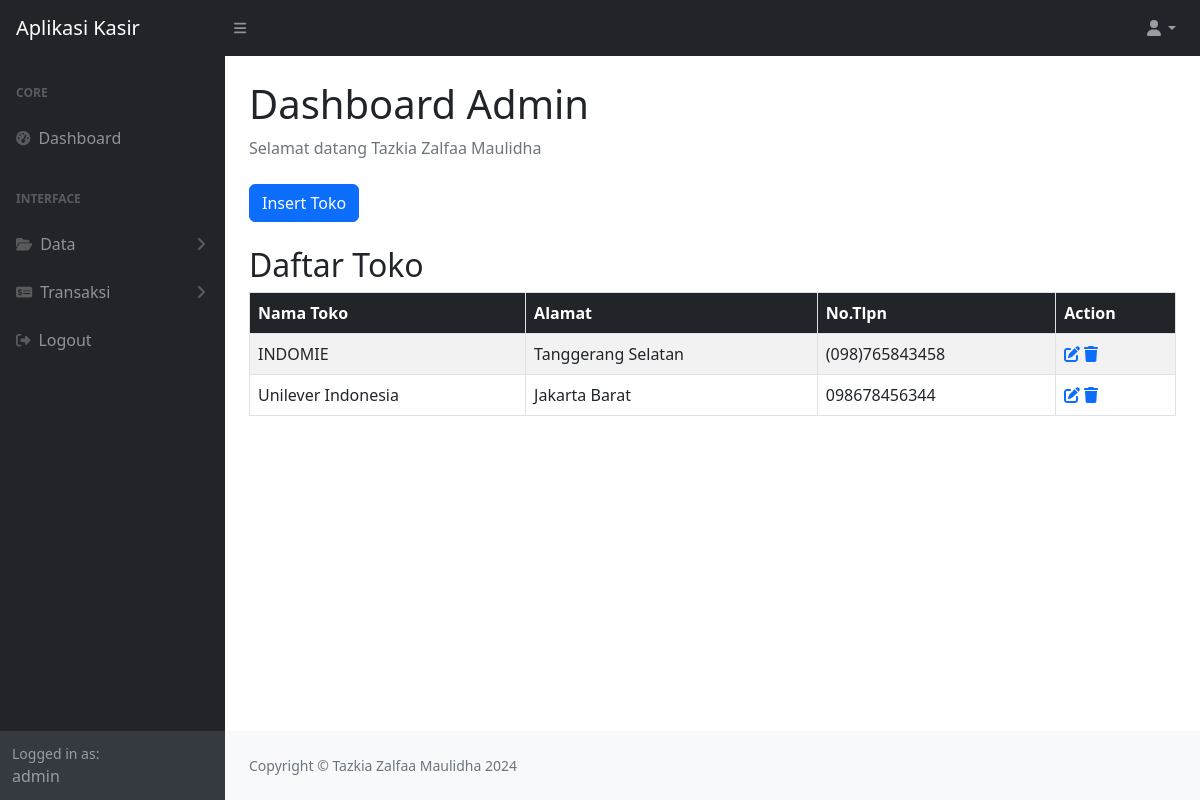
Screenshot of /toko.php (signed in) with the database file from the repository.
### tables this page shows
CREATE TABLE `toko` (
  `toko_id` int(11) NOT NULL,
  `nama_toko` varchar(50) DEFAULT NULL,
  `alamat` varchar(50) DEFAULT NULL,
  `no_hp` varchar(50) DEFAULT NULL,
  `created_at` timestamp NOT NULL DEFAULT current_timestamp()
);

### toko.php (the view, shortened to what this page needs)
<?php
require 'functions.php';
$query = "SELECT * FROM toko";
$result = mysqli_query($conn, $query);
?>
<!DOCTYPE html>
<html lang="en">
    <head>
        <link href="https://cdn.jsdelivr.net/npm/simple-datatables@7.1.2/dist/style.min.css" rel="stylesheet" />
        <link href="css/styles.css" rel="stylesheet" />
    </head>
    <body class="sb-nav-fixed">
    <nav class="sb-topnav navbar navbar-expand navbar-dark bg-dark">
        <a class="navbar-brand ps-3" href="#">Aplikasi Kasir</a>
        <button class="btn btn-link btn-sm order-1 order-lg-0 me-4 me-lg-0" id="sidebarToggle" href="#!"><i class="fas fa-bars"></i></button>
       <ul class="navbar-nav ms-auto me-0 me-md-3 my-2 my-md-0">
            <li class="nav-item dropdown">
                <a class="nav-link dropdown-toggle" id="navbarDropdown" href="#" role="button" data-bs-toggle="dropdown" aria-expanded="false"><i class="fas fa-user fa-fw"></i></a>
            </li>
        </ul>
    </nav>
        <div id="layoutSidenav">
            <div id="layoutSidenav_nav">
                <nav class="sb-sidenav accordion sb-sidenav-dark" id="sidenavAccordion">
                    <div class="sb-sidenav-menu">
                        <div class="nav">
                            <div class="sb-sidenav-menu-heading">Core</div>
                            <a class="nav-link" href="index.php">
                                <div class="sb-nav-link-icon"><i class="fas fa-tachometer-alt"></i></div>
                                Dashboard
                            </a>
                            <div class="sb-sidenav-menu-heading">Interface</div>
                            <a class="nav-link collapsed" href="#" data-bs-toggle="collapse" data-bs-target="#collapseLayouts" aria-expanded="false" aria-controls="collapseLayouts">
                               <div class="sb-nav-link-icon"><i class='fas fa-folder-open'></i></div>
                                Data
                                <div class="sb-sidenav-collapse-arrow"><i class="fas fa-angle-down"></i></div>
                            </a>
                            <a class="nav-link collapsed" href="#" data-bs-toggle="collapse" data-bs-target="#collapsePages" aria-expanded="false" aria-controls="collapsePages">
                            <div class="sb-nav-link-icon"><i class='fas fa-money-check-alt'></i></div>
                                Transaksi
                                <div class="sb-sidenav-collapse-arrow"><i class="fas fa-angle-down"></i></div>
                            </a>
                            <a class="nav-link" href="logout.php">
                                <div class="sb-nav-link-icon"><i class="fas fa-sign-out-alt"></i></div>
                                Logout
                            </a>
                        </div>
                    </div>
                    <div class="sb-sidenav-footer">
<div class="small">Logged in as:</div>
<?php
if (isset($_SESSION['username'])) {
    echo $_SESSION['username'];
} else {
    echo "Username tidak tersedia";
}
?>
                    </div>
                </nav>
            </div>
        <div id="layoutSidenav_content">
            <main>
                <div class="container-fluid px-4">
                    <h1 class="mt-4">Dashboard Admin</h1>
                    <ol class="breadcrumb mb-4">
                    <li class="breadcrumb-item active">Selamat datang
    <?php
    if (isset($_SESSION['nama_lengkap'])) {
        echo $_SESSION['nama_lengkap'];
    } else {
        echo "Nama lengkap tidak tersedia";
    }
    ?>
</li>
                    </ol>
                    <div class="row">
                        <div class="col-xl-3 col-md-6">
                            <button type="button" class="btn btn-primary" data-bs-toggle="modal" data-bs-target="#insertToko">
                                Insert Toko
                            </button>
                        </div>
                    </div>
<div class="row mt-4">
    <div class="col-12">
        <h2>Daftar Toko</h2>
        <table class="table table-striped table-bordered">
            <thead class="bg-dark text-white">
                <tr>
                    <th scope="col">Nama Toko</th>
                    <th scope="col">Alamat</th>
                    <th scope="col">No.Tlpn</th>
                    <th scope="col">Action</th>
                </tr>
            </thead>
            <tbody>
                <?php while ($row = mysqli_fetch_assoc($result)) : ?>
                    <tr>
                        <td><?php echo $row['nama_toko']; ?></td>
                        <td><?php echo $row['alamat']; ?></td>
                        <td><?php echo $row['no_hp']; ?></td>
                        <td>
                            <a href="#" data-bs-toggle="modal" data-bs-target="#editModal<?php echo $row['toko_id']; ?>"><i class="fas fa-edit"></i></a>
                            <a href="#" onclick="confirmDelete(<?php echo $row['toko_id']; ?>)"><i class="fas fa-trash"></i></a>
                        </td>
                    </tr>
                    </div>
                <?php endwhile; ?>
    </div>
</div>
                </div>
            <footer class="py-4 bg-light mt-auto">
                <div class="container-fluid px-4">
                    <div class="d-flex align-items-center justify-content-between small">
                        <div class="text-muted">Copyright &copy; Tazkia Zalfaa Maulidha 2024</div>
                    </div>
                </div>
            </footer>
</body>
</html>

### rows the page displays
toko: nama_toko "INDOMIE", alamat "Tanggerang Selatan", no_hp "(098)765843458"
toko: nama_toko "Unilever Indonesia", alamat "Jakarta Barat", no_hp "098678456344"

### other values shown
$_SESSION['username'] "admin"
$_SESSION['nama_lengkap'] "Tazkia Zalfaa Maulidha"
